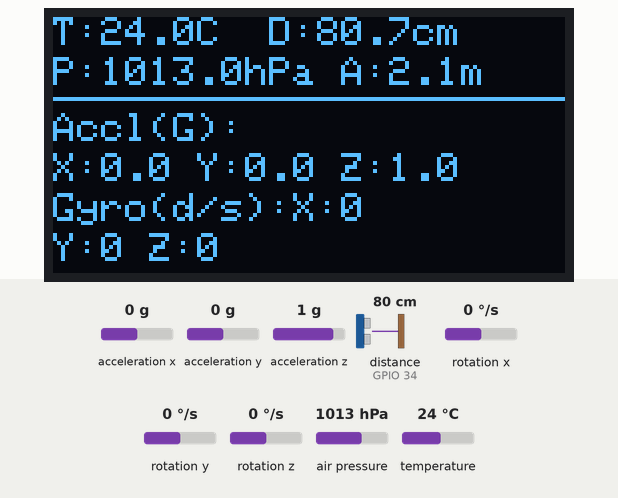
The sketch below on a simulated ESP32. On the bench: 128×64 one-colour display. Wiring (inferred from the names in the program): ultrasonic range finder: trigger GPIO 32; echo GPIO 34. The test bench sets the inputs (shaded band); at power-on: acceleration x 0 g, distance to the obstacle (sensor on GPIO 34) 80 cm, acceleration y 0 g, acceleration z 1 g, rotation x 0 °/s, rotation y 0 °/s, rotation z 0 °/s, air pressure 1013 hPa, temperature 24 °C. The echo pulse lasts 58.3 µs per cm.

Above: at 6.2 s.
6.3 s: acceleration x set to -1.4 g
At 7.4 s:
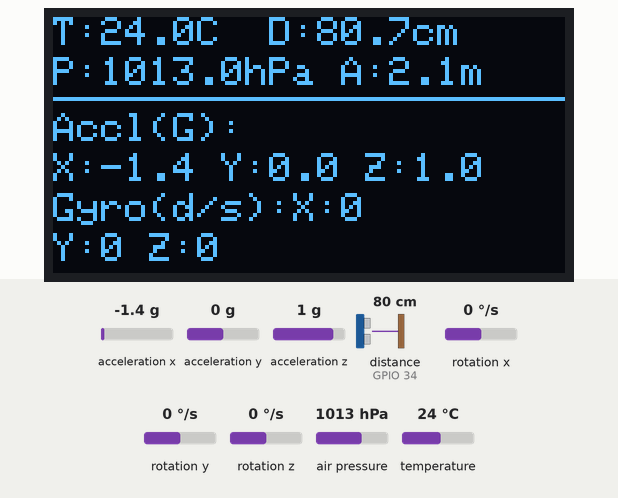
7.8 s: distance to the obstacle (sensor on GPIO 34) set to 2 cm
At 9.1 s:
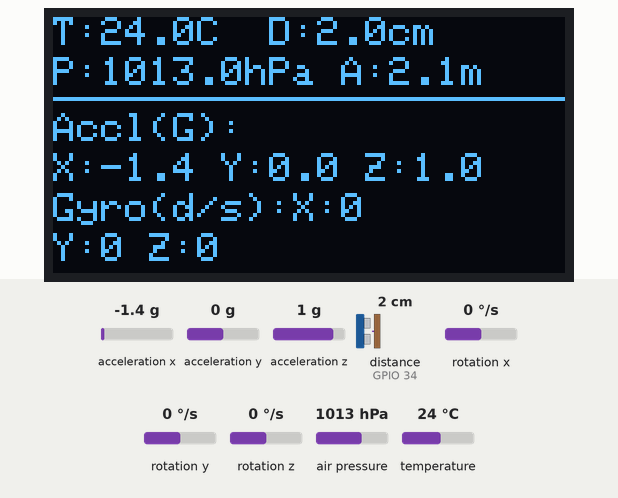
9.4 s: acceleration y set to -1.4 g
At 10.5 s:
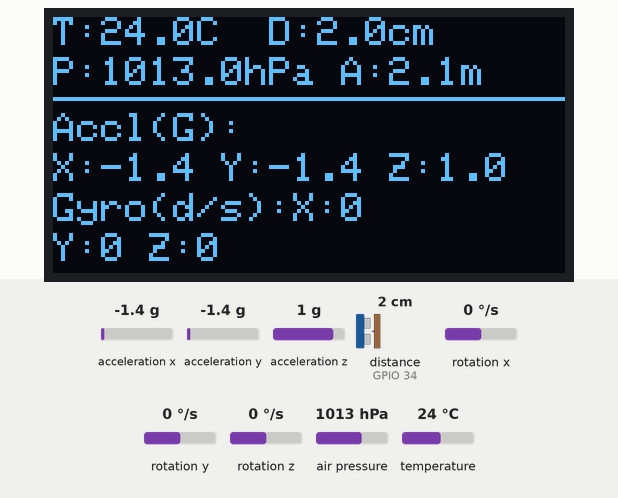
11.0 s: acceleration z set to -1.4 g
At 11.7 s:
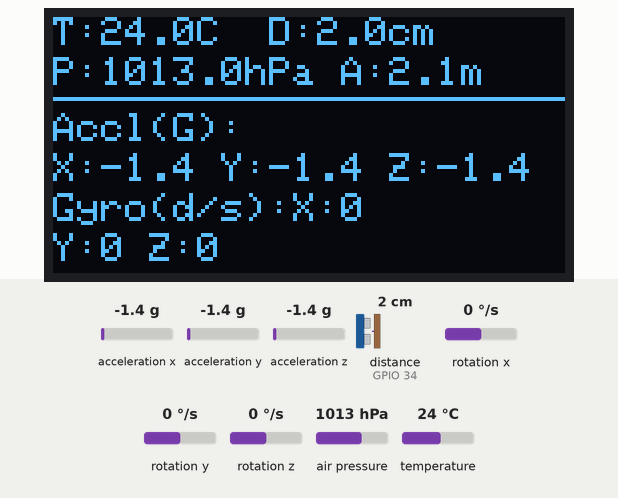
12.5 s: distance to the obstacle (sensor on GPIO 34) set to 4 cm
At 13.0 s:
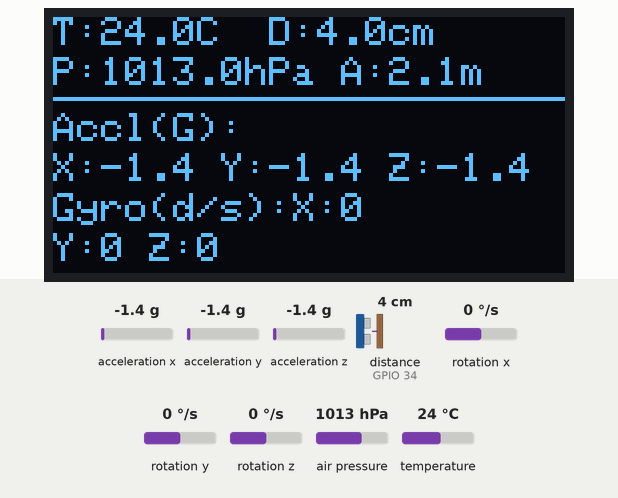
14.1 s: rotation x set to -192 °/s
At 15.3 s:
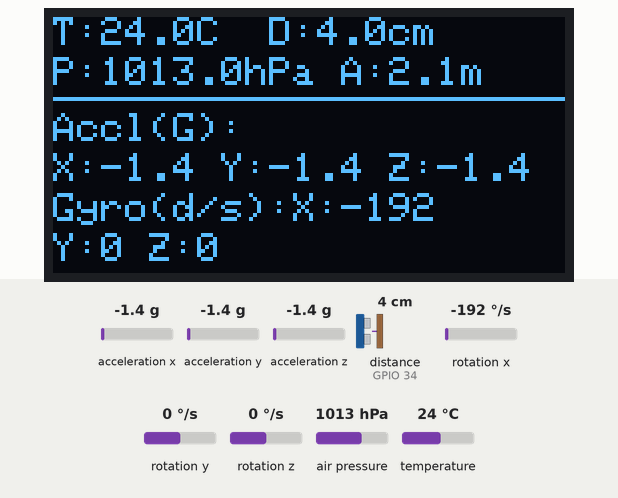
Timing chart, 0 to 16.6 s (numbered marks = the images above; inputs shaded):
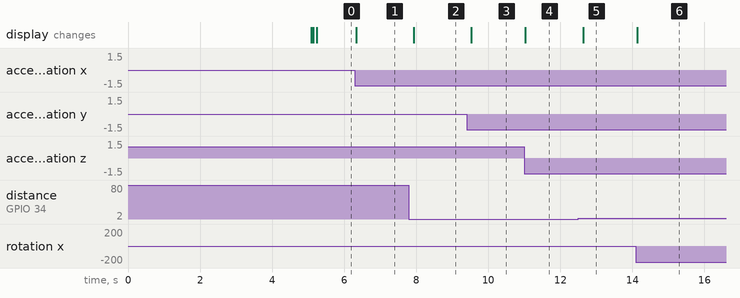

Measured:
- after the input at 6.3 s, the display: changes at once (image 1)
- after the input at 7.8 s, the display: changes after 0.13 s (image 2)
- after the input at 9.4 s, the display: changes after 0.13 s (image 3)
- after the input at 11.0 s, the display: changes at once (image 4)
- after the input at 12.5 s, the display: changes after 0.13 s (image 5)
- after the input at 14.1 s, the display: changes at once (image 6)

The sketch:

sensory_esp32.ino
```cpp
#include <WiFi.h>
#include <WebServer.h>
#include <esp_now.h>
#include <Wire.h>
#include <Adafruit_Sensor.h>
#include <Adafruit_BMP280.h>
#include <Adafruit_MPU6050.h>
#include <Adafruit_GFX.h>
#include <Adafruit_SSD1306.h>

// --- HOTSPOT SETTINGS ---
const char* ssid = "NF-07-STATS";
const char* password = "zaybxc09@";

WebServer server(80);

// --- PIN MAPPING ---
const int trigPin = 32;
const int echoPin = 34;

// --- OLED SETTINGS ---
#define SCREEN_WIDTH 128
#define SCREEN_HEIGHT 64
#define OLED_RESET -1
Adafruit_SSD1306 display(SCREEN_WIDTH, SCREEN_HEIGHT, &Wire, OLED_RESET);

Adafruit_BMP280 bmp;
Adafruit_MPU6050 mpu;

// --- GLOBAL VARIABLES ---
float bmpTemp = 25.0, bmpPressure = 0.0, bmpAltitude = 0.0;
float currentDistance = 0.0;
float accelX = 0.0, accelY = 0.0, accelZ = 0.0;
float gyroX = 0.0, gyroY = 0.0, gyroZ = 0.0;

unsigned long lastFastRead = 0;

uint8_t broadcastAddress[] = {0xFF, 0xFF, 0xFF, 0xFF, 0xFF, 0xFF};
esp_now_peer_info_t peerInfo;

// --- PRECISION ULTRASONIC READ ---
float getAccurateDistance(float tempC) {
  float soundSpeed_cm_us = (331.3 + 0.606 * tempC) / 10000.0;
  float samples[3];
  int validCount = 0;

  for (int i = 0; i < 3; i++) {
    digitalWrite(trigPin, LOW);
    delayMicroseconds(2);
    digitalWrite(trigPin, HIGH);
    delayMicroseconds(10);
    digitalWrite(trigPin, LOW);

    long duration = pulseIn(echoPin, HIGH, 15000);
    if (duration > 0) samples[validCount++] = (duration * soundSpeed_cm_us) / 2.0;
    delayMicroseconds(500);
  }

  if (validCount == 0) return 0.0;
  if (validCount == 1) return samples[0];
  if (validCount == 2) return (samples[0] + samples[1]) / 2.0;

  if (samples[0] > samples[1]) { float t = samples[0]; samples[0] = samples[1]; samples[1] = t; }
  if (samples[1] > samples[2]) { float t = samples[1]; samples[1] = samples[2]; samples[2] = t; }
  if (samples[0] > samples[1]) { float t = samples[0]; samples[0] = samples[1]; samples[1] = t; }

  return samples[1];
}

// --- FRONTEND UI (100ms Refresh) ---
const char INDEX_HTML[] PROGMEM = R"rawliteral(
<!DOCTYPE html>
<html>
<head>
  <meta name="viewport" content="width=device-width, initial-scale=1">
  <title>Precision Scale & Sentry</title>
  <style>
    body { font-family: Arial, sans-serif; text-align: center; background-color: #121212; color: #ffffff; margin: 0; padding: 20px; }
    .card { background: #1e1e1e; padding: 20px; margin: 0 auto 20px auto; width: 100%; max-width: 450px; border-radius: 12px; box-shadow: 0 8px 16px rgba(0,0,0,0.6); }
    h1 { color: #00ffcc; font-size: 22px; margin-bottom: 20px; text-transform: uppercase; letter-spacing: 1px; }
    h2 { color: #fff; font-size: 15px; margin-bottom: 10px; border-bottom: 1px solid #333; padding-bottom: 5px; text-align: left; text-transform: uppercase; color: #888; margin-top: 25px; }
    .row { display: flex; justify-content: space-between; align-items: center; padding: 12px 0; border-bottom: 1px solid #2a2a2a; }
    .row:last-child { border-bottom: none; }
    .label-group { text-align: left; }
    .label { font-size: 15px; color: #dddddd; }
    .sensor { font-size: 11px; color: #777777; margin-left: 5px; }
    .value { font-size: 18px; font-weight: bold; color: #00ffcc; }
    .highlight .value { color: #ffd32a; font-size: 24px; }
  </style>
</head>
<body>
  <div class="card">
    <h1>Precision Sentry Node</h1>

    <h2>Live High-Speed Data (100ms)</h2>
    <div class="row highlight"><div class="label-group"><span class="label">Distance</span><span class="sensor">(HC-SR04)</span></div><div class="value"><span id="dist">--</span> cm</div></div>

    <div class="row"><div class="label-group"><span class="label">X-Axis Accel</span><span class="sensor">(MPU6050)</span></div><div class="value"><span id="tiltX">--</span> g</div></div>
    <div class="row"><div class="label-group"><span class="label">Y-Axis Accel</span><span class="sensor">(MPU6050)</span></div><div class="value"><span id="tiltY">--</span> g</div></div>
    <div class="row"><div class="label-group"><span class="label">Z-Axis Accel</span><span class="sensor">(MPU6050)</span></div><div class="value"><span id="tiltZ">--</span> g</div></div>

    <div class="row"><div class="label-group"><span class="label">X-Axis Gyro</span><span class="sensor">(MPU6050)</span></div><div class="value"><span id="gyroX">--</span> &deg;/s</div></div>
    <div class="row"><div class="label-group"><span class="label">Y-Axis Gyro</span><span class="sensor">(MPU6050)</span></div><div class="value"><span id="gyroY">--</span> &deg;/s</div></div>
    <div class="row"><div class="label-group"><span class="label">Z-Axis Gyro</span><span class="sensor">(MPU6050)</span></div><div class="value"><span id="gyroZ">--</span> &deg;/s</div></div>

    <div class="row"><div class="label-group"><span class="label">Micro-Temp</span><span class="sensor">(BMP280)</span></div><div class="value"><span id="bmpT">--</span> &deg;C</div></div>
    <div class="row"><div class="label-group"><span class="label">Pressure</span><span class="sensor">(BMP280)</span></div><div class="value"><span id="bmpP">--</span> hPa</div></div>
    <div class="row"><div class="label-group"><span class="label">Altitude</span><span class="sensor">(BMP280)</span></div><div class="value"><span id="bmpA">--</span> m</div></div>
  </div>

  <script>
    setInterval(function() {
      fetch('/data')
        .then(response => response.json())
        .then(data => {
          document.getElementById('dist').innerText = data.dist.toFixed(1);
          document.getElementById('tiltX').innerText = data.tiltX.toFixed(2);
          document.getElementById('tiltY').innerText = data.tiltY.toFixed(2);
          document.getElementById('tiltZ').innerText = data.tiltZ.toFixed(2);

          document.getElementById('gyroX').innerText = data.gyroX.toFixed(1);
          document.getElementById('gyroY').innerText = data.gyroY.toFixed(1);
          document.getElementById('gyroZ').innerText = data.gyroZ.toFixed(1);

          document.getElementById('bmpT').innerText = data.bmpT.toFixed(2);
          document.getElementById('bmpP').innerText = data.bmpP.toFixed(1);
          document.getElementById('bmpA').innerText = data.bmpA.toFixed(1);
        }).catch(err => {});
    }, 100);
  </script>
</body>
</html>
)rawliteral";

void handleRoot() { server.send(200, "text/html", INDEX_HTML); }

void handleData() {
  String json = "{";
  json += "\"dist\":" + String(currentDistance, 1) + ",";
  json += "\"tiltX\":" + String(accelX) + ",";
  json += "\"tiltY\":" + String(accelY) + ",";
  json += "\"tiltZ\":" + String(accelZ) + ",";
  json += "\"gyroX\":" + String(gyroX) + ",";
  json += "\"gyroY\":" + String(gyroY) + ",";
  json += "\"gyroZ\":" + String(gyroZ) + ",";
  json += "\"bmpT\":" + String(bmpTemp) + ",";
  json += "\"bmpP\":" + String(bmpPressure) + ",";
  json += "\"bmpA\":" + String(bmpAltitude);
  json += "}";
  server.send(200, "application/json", json);
}

void setup() {
  Serial.begin(115200);

  pinMode(trigPin, OUTPUT);
  pinMode(echoPin, INPUT);

  // Standard ESP32 I2C Pins (SDA=21, SCL=22)
  Wire.begin();
  Wire.setClock(100000); // Standard Mode (Fixes freezing on MPU6050 clones)

  // Initialize OLED
  if(!display.begin(SSD1306_SWITCHCAPVCC, 0x3C)) {
    Serial.println(F("SSD1306 allocation failed"));
  }
  display.clearDisplay();
  display.setTextColor(SSD1306_WHITE);
  display.setTextSize(1);
  display.setCursor(0, 0);
  display.println("Scanning I2C Bus...");

  int foundCount = 0;
  int yPos = 10;
  for (byte address = 1; address < 127; address++) {
    Wire.beginTransmission(address);
    if (Wire.endTransmission() == 0) {
      display.setCursor(0, yPos);
      display.print("Found: 0x");
      display.println(address, HEX);
      yPos += 10;
      foundCount++;
    }
  }
  if (foundCount == 0) {
    display.setCursor(0, yPos);
    display.println("No I2C devices found!");
  }
  display.display();
  delay(5000); // Hold the scan results on screen for 5 seconds

  display.clearDisplay();
  display.setCursor(0, 10);
  display.println("Booting Sentry Node...");
  display.display();

  // Initialize BMP280
  if (bmp.begin(0x76) || bmp.begin(0x77)) {
    bmp.setSampling(Adafruit_BMP280::MODE_NORMAL, Adafruit_BMP280::SAMPLING_X2, Adafruit_BMP280::SAMPLING_X16, Adafruit_BMP280::FILTER_X16, Adafruit_BMP280::STANDBY_MS_63);
  } else {
    display.clearDisplay();
    display.setCursor(0, 0);
    display.println("BMP280 I2C FAILED!");
    display.display();
    delay(2000);
  }

  // Initialize MPU6050 (Try both common addresses)
  if (mpu.begin(0x68) || mpu.begin(0x69)) {
    mpu.setAccelerometerRange(MPU6050_RANGE_8_G);
    mpu.setGyroRange(MPU6050_RANGE_500_DEG);
    mpu.setFilterBandwidth(MPU6050_BAND_21_HZ);
  } else {
    display.clearDisplay();
    display.setCursor(0, 0);
    display.println("MPU6050 I2C FAILED!");
    display.println("Check SDA/SCL wires");
    display.display();
    delay(3000);
  }

  // Setup WiFi AP + Station (Allows both SoftAP Web UI and ESP-NOW)
  WiFi.mode(WIFI_AP_STA);
  WiFi.softAP(ssid, password);

  // Setup ESP-NOW Broadcasting
  if (esp_now_init() == ESP_OK) {
    memcpy(peerInfo.peer_addr, broadcastAddress, 6);
    peerInfo.channel = 1;
    peerInfo.encrypt = false;
    esp_now_add_peer(&peerInfo);
  }

  server.on("/", handleRoot);
  server.on("/data", handleData);
  server.begin();
}

void loop() {
  server.handleClient();
  unsigned long currentMillis = millis();

  // --- MAX SPEED LOOP (100ms) ---
  if (currentMillis - lastFastRead >= 100) {
    // 1. Compensated Ultrasonic Read
    currentDistance = getAccurateDistance(bmpTemp);

    // 2. Accelerometer Read (MPU6050)
    sensors_event_t a, g, temp_mpu;
    mpu.getEvent(&a, &g, &temp_mpu);
    // Convert m/s^2 to G's
    accelX = a.acceleration.x / 9.81;
    accelY = a.acceleration.y / 9.81;
    accelZ = a.acceleration.z / 9.81;

    // Convert rad/s to Degrees/sec for Gyro
    gyroX = g.gyro.x * 57.2958;
    gyroY = g.gyro.y * 57.2958;
    gyroZ = g.gyro.z * 57.2958;

    // 3. BMP280 Fast Read
    bmpTemp = bmp.readTemperature();
    bmpPressure = bmp.readPressure() / 100.0;
    bmpAltitude = bmp.readAltitude(1013.25);

    // 4. ESP-NOW Broadcast
    char payload[150];
    snprintf(payload, sizeof(payload), "T:%.1f P:%.1f D:%.1f X:%.1f Y:%.1f Z:%.1f",
             bmpTemp, bmpPressure, currentDistance, accelX, accelY, accelZ);
    esp_now_send(broadcastAddress, (uint8_t *)payload, strlen(payload));

    // 5. Update OLED (Max Data Design)
    display.clearDisplay();
    display.setTextSize(1);

    // Line 1: Temp & Distance
    display.setCursor(0, 0);
    display.print("T:"); display.print(bmpTemp, 1); display.print("C  ");
    display.print("D:"); display.print(currentDistance, 1); display.print("cm");

    // Line 2: Press & Alt
    display.setCursor(0, 10);
    display.print("P:"); display.print(bmpPressure, 1); display.print("hPa ");
    display.print("A:"); display.print(bmpAltitude, 1); display.print("m");

    // Divider
    display.drawLine(0, 20, 128, 20, SSD1306_WHITE);

    // Line 3: Accel
    display.setCursor(0, 24);
    display.print("Accl(G):");
    display.setCursor(0, 34);
    display.print("X:"); display.print(accelX, 1);
    display.print(" Y:"); display.print(accelY, 1);
    display.print(" Z:"); display.print(accelZ, 1);

    // Line 4: Gyro
    display.setCursor(0, 44);
    display.print("Gyro(d/s):");
    display.print("X:"); display.print(gyroX, 0);

    display.setCursor(0, 54);
    display.print("Y:"); display.print(gyroY, 0);
    display.print(" Z:"); display.print(gyroZ, 0);

    display.display();

    lastFastRead = currentMillis;
  }
}
```
